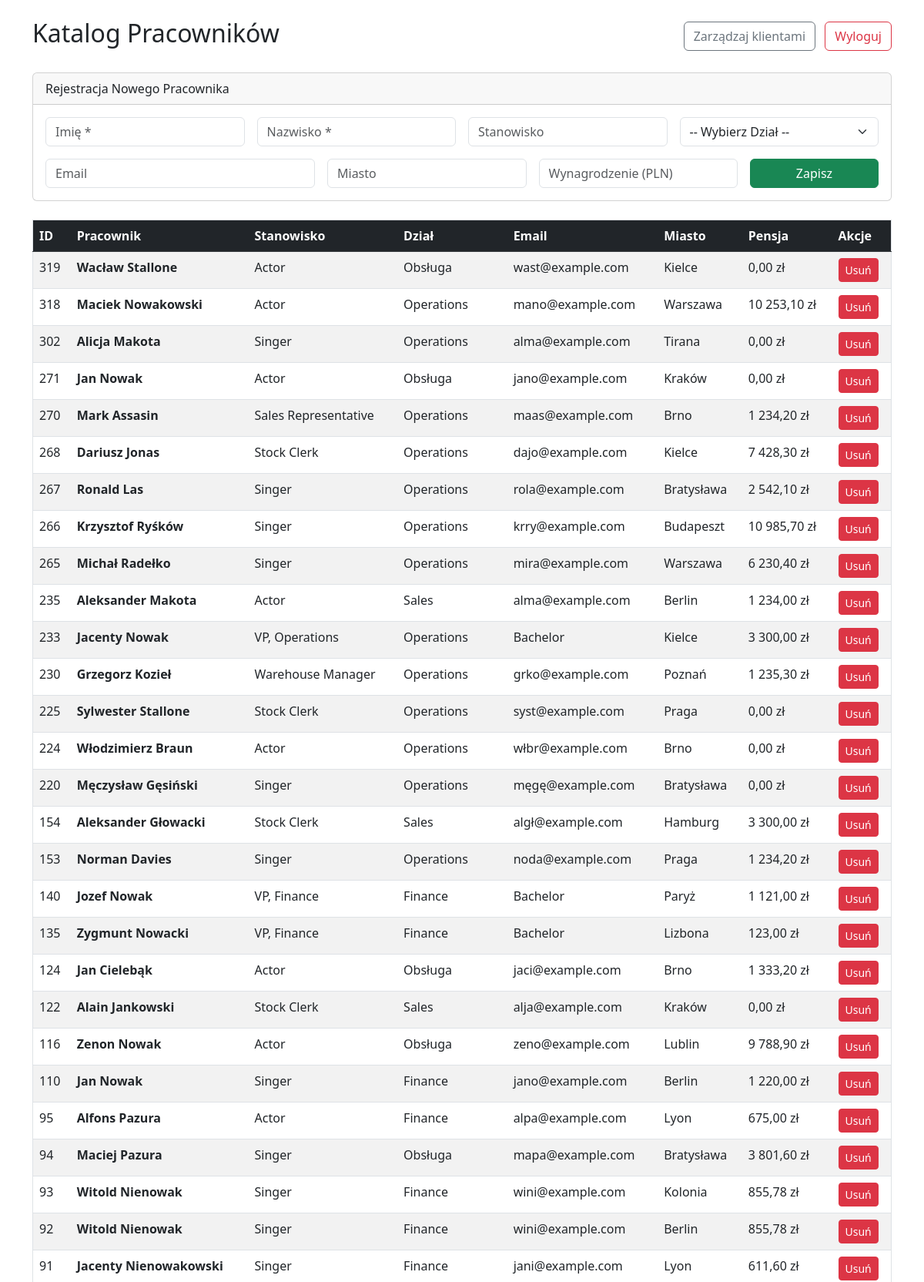
The app's page /pliki_do_5C/admin/pracownicy.php (upper part) with its own data.
### tables this page shows
CREATE TABLE `emp` (
  `id` int(11) UNSIGNED NOT NULL,
  `last_name` varchar(25) NOT NULL,
  `first_name` varchar(25) NOT NULL,
  `start_date` datetime DEFAULT NULL,
  `end_date` date DEFAULT NULL,
  `comments` varchar(255) DEFAULT NULL,
  `manager_id` int(11) UNSIGNED DEFAULT NULL,
  `title` varchar(25) DEFAULT NULL,
  `dept_id` int(11) UNSIGNED DEFAULT NULL,
  `salary` decimal(11,2) DEFAULT NULL,
  `commission_pct` decimal(4,2) DEFAULT NULL,
  `birth_date` date DEFAULT NULL,
  `gender` enum('M','K') NOT NULL,
  `pesel` char(11) DEFAULT NULL,
  `street` varchar(25) DEFAULT NULL,
  `house_nr` varchar(10) DEFAULT NULL,
  `zip_code` varchar(12) DEFAULT NULL,
  `city` varchar(30) NOT NULL,
  `country` varchar(32) DEFAULT NULL,
  `nationality` varchar(15) DEFAULT NULL,
  `employment_type` varchar(32) DEFAULT NULL,
  `phone` varchar(15) DEFAULT NULL,
  `email` varchar(30) DEFAULT NULL,
  `education` varchar(48) NOT NULL,
  `profession` varchar(30) DEFAULT NULL,
  `username` varchar(12) DEFAULT NULL,
  `password_hash` varchar(60) DEFAULT NULL
);

CREATE TABLE `dept` (
  `id` int(11) UNSIGNED NOT NULL,
  `name` varchar(25) NOT NULL,
  `region_id` int(11) UNSIGNED DEFAULT NULL
);

### pliki_do_5C/admin/pracownicy.php (the view, shortened to what this page needs)
<?php
require '../cfg.php';
$query = "SELECT e.*, d.name AS dept_name
          FROM emp e
          LEFT JOIN dept d ON e.dept_id = d.id
          ORDER BY e.id DESC";
$employees = $pdo->query($query)->fetchAll();
?>
<!DOCTYPE html>
<html lang="pl">
<head>
    <link href="https://cdn.jsdelivr.net/npm/bootstrap@5.3.0/dist/css/bootstrap.min.css" rel="stylesheet">
</head>
<body class="container py-4">
    <div class="d-flex justify-content-between align-items-center mb-4">
        <h2>Katalog Pracowników</h2>
        <div>
            <a href="klienci.php" class="btn btn-outline-secondary">Zarządzaj klientami</a>
            <a href="logowanie.php" class="btn btn-outline-danger ms-2">Wyloguj</a>
        </div>
    </div>
    <div class="card mb-4">
        <div class="card-header">Rejestracja Nowego Pracownika</div>
        <div class="card-body">
            <form method="POST" class="row g-3">
                <div class="col-md-3">
                    <input type="text" name="first_name" class="form-control" placeholder="Imię *" required>
                </div>
                <div class="col-md-3">
                    <input type="text" name="last_name" class="form-control" placeholder="Nazwisko *" required>
                </div>
                <div class="col-md-3">
                    <input type="text" name="title" class="form-control" placeholder="Stanowisko">
                </div>
                <div class="col-md-3">
                    <select name="dept_id" class="form-select">
                        <option value="">-- Wybierz Dział --</option>
                    </select>
                </div>
                <div class="col-md-4">
                    <input type="email" name="email" class="form-control" placeholder="Email">
                </div>
                <div class="col-md-3">
                    <input type="text" name="city" class="form-control" placeholder="Miasto" required>
                </div>
                <div class="col-md-3">
                    <input type="number" step="0.01" name="salary" class="form-control" placeholder="Wynagrodzenie (PLN)">
                </div>
                <div class="col-md-2">
                    <button type="submit" class="btn btn-success w-100">Zapisz</button>
                </div>
            </form>
        </div>
    </div>
    <table class="table table-striped table-hover border">
        <thead class="table-dark">
            <tr>
                <th>ID</th>
                <th>Pracownik</th>
                <th>Stanowisko</th>
                <th>Dział</th>
                <th>Email</th>
                <th>Miasto</th>
                <th>Pensja</th>
                <th>Akcje</th>
            </tr>
        </thead>
        <tbody>
            <?php foreach ($employees as $e): ?>
            <tr>
                <td><?= $e['id'] ?></td>
                <td><strong><?= htmlspecialchars($e['first_name'] . ' ' . $e['last_name']) ?></strong></td>
                <td><?= htmlspecialchars($e['title'] ?: '-') ?></td>
                <td><?= htmlspecialchars($e['dept_name'] ?: 'Brak') ?></td>
                <td><?= htmlspecialchars($e['email'] ?: '-') ?></td>
                <td><?= htmlspecialchars($e['city']) ?></td>
                <td><?= number_format($e['salary'], 2, ',', ' ') ?> zł</td>
                <td>
                    <a href="pracownicy.php?delete=<?= $e['id'] ?>" class="btn btn-sm btn-danger" onclick="return confirm('Czy na pewno usunąć pracownika?')">Usuń</a>
                </td>
            </tr>
            <?php endforeach; ?>
        </tbody>
    </table>
</body>
</html>

### records on screen
emp: id "319", first_name+last_name "Wacław Stallone", title "Actor", dept.name "Obsługa", email "wast@example.com", city "Kielce", salary "0,00"
emp: id "318", first_name+last_name "Maciek Nowakowski", title "Actor", dept.name "Operations", email "mano@example.com", city "Warszawa", salary "10 253,10"
emp: id "302", first_name+last_name "Alicja Makota", title "Singer", dept.name "Operations", email "alma@example.com", city "Tirana", salary "0,00"
emp: id "271", first_name+last_name "Jan Nowak", title "Actor", dept.name "Obsługa", email "jano@example.com", city "Kraków", salary "0,00"
emp: id "270", first_name+last_name "Mark Assasin", title "Sales Representative", dept.name "Operations", email "maas@example.com", city "Brno", salary "1 234,20"
emp: id "268", first_name+last_name "Dariusz Jonas", title "Stock Clerk", dept.name "Operations", email "dajo@example.com", city "Kielce", salary "7 428,30"
emp: id "267", first_name+last_name "Ronald Las", title "Singer", dept.name "Operations", email "rola@example.com", city "Bratysława", salary "2 542,10"
emp: id "266", first_name+last_name "Krzysztof Ryśków", title "Singer", dept.name "Operations", email "krry@example.com", city "Budapeszt", salary "10 985,70"
emp: id "265", first_name+last_name "Michał Radełko", title "Singer", dept.name "Operations", email "mira@example.com", city "Warszawa", salary "6 230,40"
emp: id "235", first_name+last_name "Aleksander Makota", title "Actor", dept.name "Sales", email "alma@example.com", city "Berlin", salary "1 234,00"
emp: id "233", first_name+last_name "Jacenty Nowak", title "VP, Operations", dept.name "Operations", email "Bachelor", city "Kielce", salary "3 300,00"
emp: id "230", first_name+last_name "Grzegorz Kozieł", title "Warehouse Manager", dept.name "Operations", email "grko@example.com", city "Poznań", salary "1 235,30"
emp: id "225", first_name+last_name "Sylwester Stallone", title "Stock Clerk", dept.name "Operations", email "syst@example.com", city "Praga", salary "0,00"
emp: id "224", first_name+last_name "Włodzimierz Braun", title "Actor", dept.name "Operations", email "włbr@example.com", city "Brno", salary "0,00"
emp: id "220", first_name+last_name "Męczysław Gęsiński", title "Singer", dept.name "Operations", email "męgę@example.com", city "Bratysława", salary "0,00"
emp: id "154", first_name+last_name "Aleksander Głowacki", title "Stock Clerk", dept.name "Sales", email "algł@example.com", city "Hamburg", salary "3 300,00"
emp: id "153", first_name+last_name "Norman Davies", title "Singer", dept.name "Operations", email "noda@example.com", city "Praga", salary "1 234,20"
emp: id "140", first_name+last_name "Jozef Nowak", title "VP, Finance", dept.name "Finance", email "Bachelor", city "Paryż", salary "1 121,00"
emp: id "135", first_name+last_name "Zygmunt Nowacki", title "VP, Finance", dept.name "Finance", email "Bachelor", city "Lizbona", salary "123,00"
emp: id "124", first_name+last_name "Jan Cielebąk", title "Actor", dept.name "Obsługa", email "jaci@example.com", city "Brno", salary "1 333,20"
emp: id "122", first_name+last_name "Alain Jankowski", title "Stock Clerk", dept.name "Sales", email "alja@example.com", city "Kraków", salary "0,00"
emp: id "116", first_name+last_name "Zenon Nowak", title "Actor", dept.name "Obsługa", email "zeno@example.com", city "Lublin", salary "9 788,90"
emp: id "110", first_name+last_name "Jan Nowak", title "Singer", dept.name "Finance", email "jano@example.com", city "Berlin", salary "1 220,00"
emp: id "95", first_name+last_name "Alfons Pazura", title "Actor", dept.name "Finance", email "alpa@example.com", city "Lyon", salary "675,00"
emp: id "94", first_name+last_name "Maciej Pazura", title "Singer", dept.name "Obsługa", email "mapa@example.com", city "Bratysława", salary "3 801,60"
emp: id "93", first_name+last_name "Witold Nienowak", title "Singer", dept.name "Finance", email "wini@example.com", city "Kolonia", salary "855,78"
emp: id "92", first_name+last_name "Witold Nienowak", title "Singer", dept.name "Finance", email "wini@example.com", city "Berlin", salary "855,78"
emp: id "91", first_name+last_name "Jacenty Nienowakowski", title "Singer", dept.name "Finance", email "jani@example.com", city "Lyon", salary "611,60"
